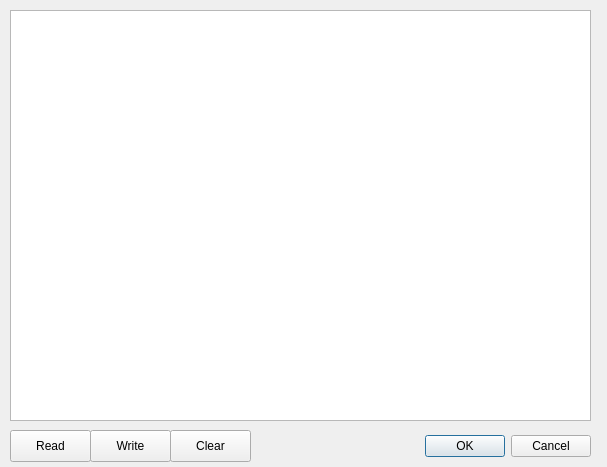
<?xml version="1.0" encoding="UTF-8"?>
<ui version="4.0">
 <class>VoigtProfileModel</class>
 <widget class="QDialog" name="VoigtProfileModel">
  <property name="geometry">
   <rect>
    <x>0</x>
    <y>0</y>
    <width>607</width>
    <height>467</height>
   </rect>
  </property>
  <property name="windowTitle">
   <string>Dialog</string>
  </property>
  <widget class="QDialogButtonBox" name="buttonBox">
   <property name="geometry">
    <rect>
     <x>420</x>
     <y>430</y>
     <width>171</width>
     <height>32</height>
    </rect>
   </property>
   <property name="orientation">
    <enum>Qt::Horizontal</enum>
   </property>
   <property name="standardButtons">
    <set>QDialogButtonBox::Cancel|QDialogButtonBox::Ok</set>
   </property>
  </widget>
  <widget class="QTreeView" name="vpModelTree">
   <property name="geometry">
    <rect>
     <x>10</x>
     <y>10</y>
     <width>581</width>
     <height>411</height>
    </rect>
   </property>
   <attribute name="headerDefaultSectionSize">
    <number>200</number>
   </attribute>
  </widget>
  <widget class="QPushButton" name="writeButton">
   <property name="geometry">
    <rect>
     <x>90</x>
     <y>430</y>
     <width>81</width>
     <height>32</height>
    </rect>
   </property>
   <property name="text">
    <string>Write</string>
   </property>
  </widget>
  <widget class="QPushButton" name="readButton">
   <property name="geometry">
    <rect>
     <x>10</x>
     <y>430</y>
     <width>81</width>
     <height>32</height>
    </rect>
   </property>
   <property name="text">
    <string>Read</string>
   </property>
  </widget>
  <widget class="QPushButton" name="clearButton">
   <property name="geometry">
    <rect>
     <x>170</x>
     <y>430</y>
     <width>81</width>
     <height>32</height>
    </rect>
   </property>
   <property name="text">
    <string>Clear</string>
   </property>
  </widget>
 </widget>
 <resources/>
 <connections>
  <connection>
   <sender>buttonBox</sender>
   <signal>accepted()</signal>
   <receiver>VoigtProfileModel</receiver>
   <slot>accept()</slot>
   <hints>
    <hint type="sourcelabel">
     <x>248</x>
     <y>254</y>
    </hint>
    <hint type="destinationlabel">
     <x>157</x>
     <y>274</y>
    </hint>
   </hints>
  </connection>
  <connection>
   <sender>buttonBox</sender>
   <signal>rejected()</signal>
   <receiver>VoigtProfileModel</receiver>
   <slot>reject()</slot>
   <hints>
    <hint type="sourcelabel">
     <x>316</x>
     <y>260</y>
    </hint>
    <hint type="destinationlabel">
     <x>286</x>
     <y>274</y>
    </hint>
   </hints>
  </connection>
 </connections>
</ui>
